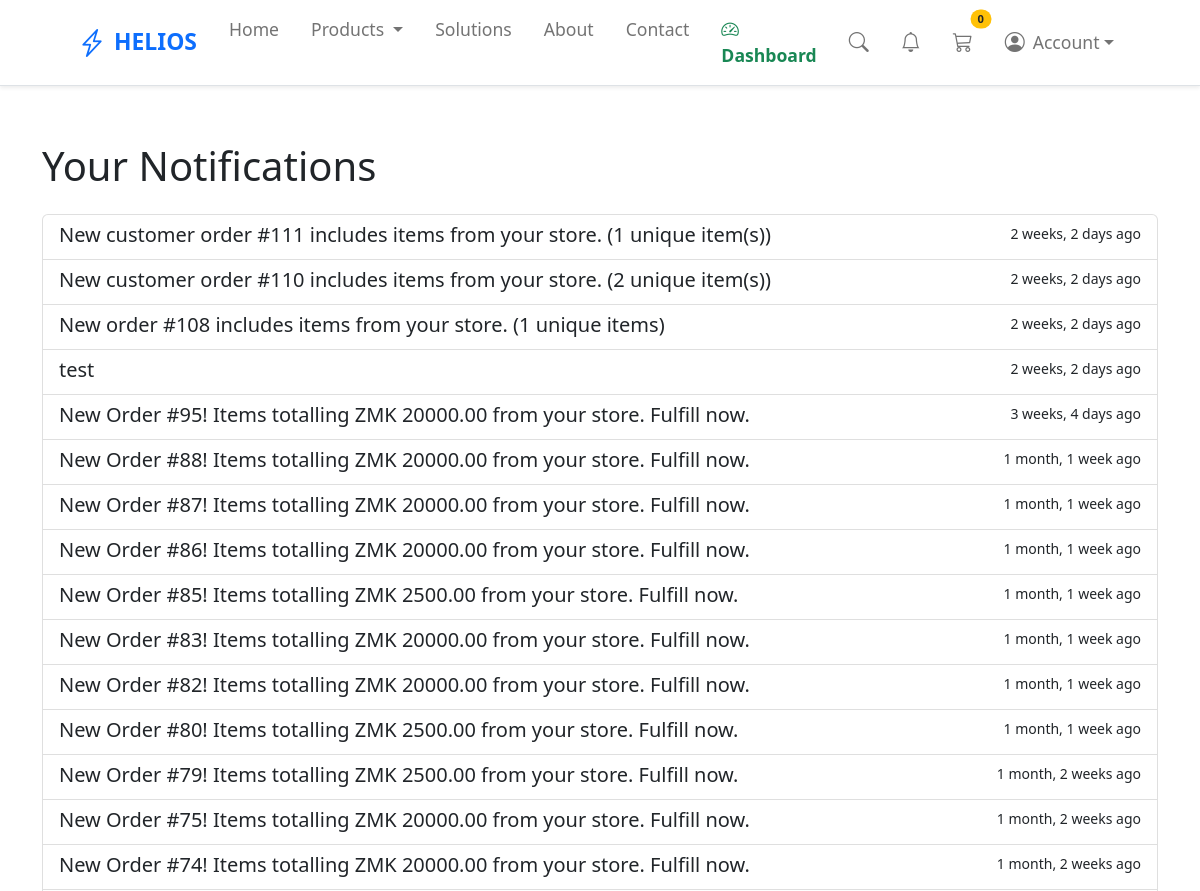
Page /notifications/ (signed in, upper part) on the earlier database version.
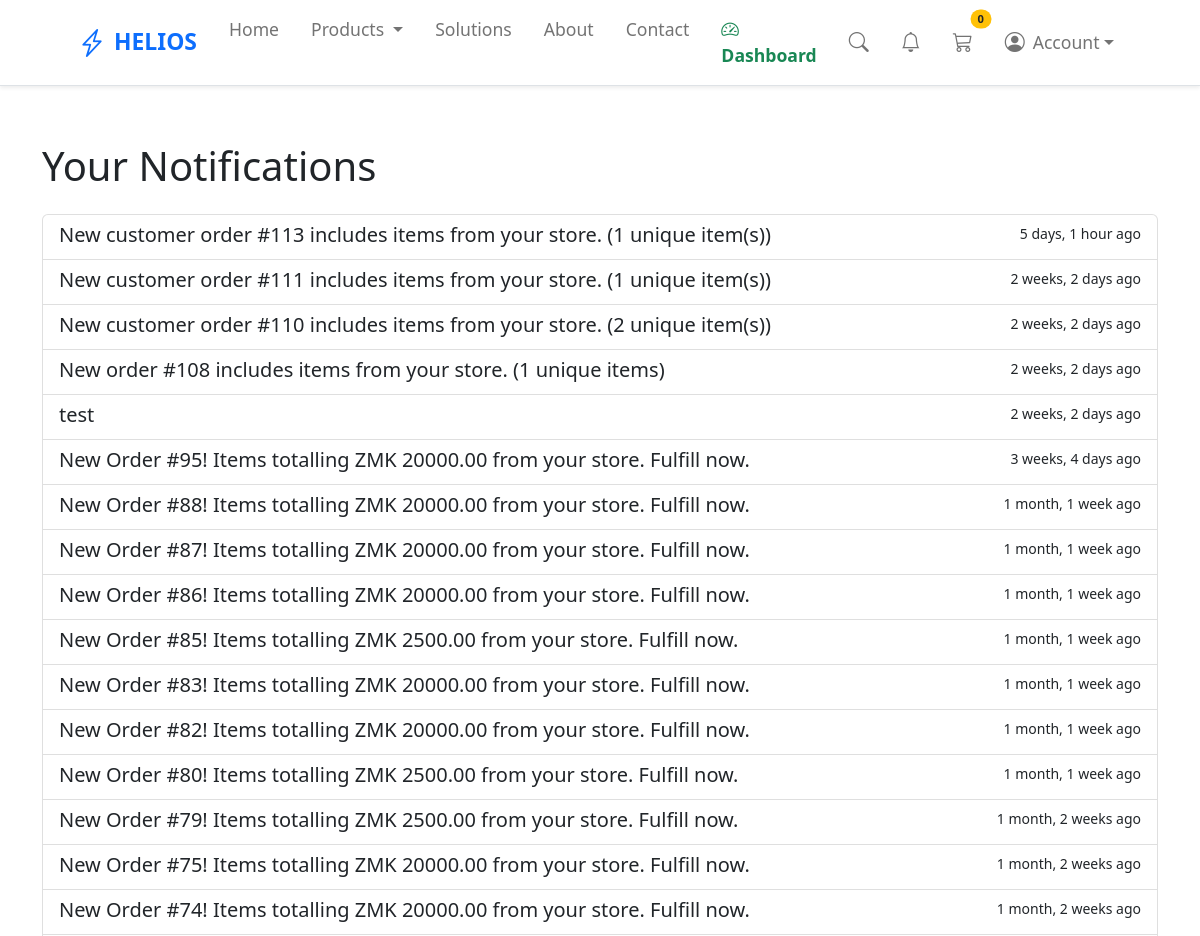
Same page on the later database version.
### payment/models.py (models this page shows, shortened)
class Notification(models.Model):
    user = models.ForeignKey(settings.AUTH_USER_MODEL, on_delete=models.CASCADE, related_name='notifications')
    message = models.CharField(max_length=255)
    order_id = models.IntegerField(null=True, blank=True)
    is_read = models.BooleanField(default=False)
    created_at = models.DateTimeField(default=timezone.now)
    class Meta:
        ordering = ['-created_at']
        verbose_name = "Internal Notification"
        verbose_name_plural = "Internal Notifications"

### store/views.py (the view)
# urls.py: path('notifications/', views.notifications_list_view, name='user_notifications_list'), # <-- RENAMED
@login_required
def notifications_list_view(request):
    user_notifications = Notification.objects.filter(user=request.user).order_by('-created_at')
    Notification.objects.filter(user=request.user, is_read=False).update(is_read=True)
    return render(request, 'store/notifications_list.html', {'notifications': user_notifications})

### cart/context_processors.py (called while the page is built)
def cart(request):
    return {'cart': Cart(request)}

### ecom/context_processors.py (called while the page is built)
def newsletter_form(request):
    if getattr(request, 'disable_newsletter', False):
        return {
            'newsletter_form': None,
        }
    return {
        'newsletter_form': NewsletterSubscriberForm(),
    }

def notifications(request):
    if request.user.is_authenticated:
        unread_notifications_list = Notification.objects.filter(
            user=request.user,
            is_read=False
        ).order_by('-created_at')[:5]
        unread_count = Notification.objects.filter(user=request.user, is_read=False).count()
    else:
        unread_notifications_list = []
        unread_count = 0
    return {
        'unread_notification_count': unread_count,
        'unread_notifications': unread_notifications_list,
    }

### store/templates/store/notifications_list.html (shortened to what this page needs)
{% extends 'base.html' %}
{% load static %}
{% block content %}
<div class="container my-5">
    <h1 class="mb-4">Your Notifications</h1>
    {% if notifications %}
        <div class="list-group">
            {% for notification in notifications %}
                {% if notification.order_id %}
                    {% url 'admin:payment_order_change' notification.order_id as link_url %}
                {% else %}
                    {% url 'seller_dashboard' as link_url %}
                {% endif %}
                <a href="{{ link_url }}" class="list-group-item list-group-item-action {% if not notification.is_read %}list-group-item-warning{% endif %}">
                    <div class="d-flex w-100 justify-content-between">
                        <h5 class="mb-1">{{ notification.message }}</h5>
                        <small>{{ notification.created_at|timesince }} ago</small>
                    </div>
                </a>
            {% endfor %}
        </div>
    {% else %}
        <div class="alert alert-info" role="alert">
            You have no notifications.
        </div>
    {% endif %}
</div>
{% endblock %}

Differences in the rows shown:
added Notification: message "New customer order #113 includes items from your store. (1 unique item(s))", created_at "5 days, 1 hour"
